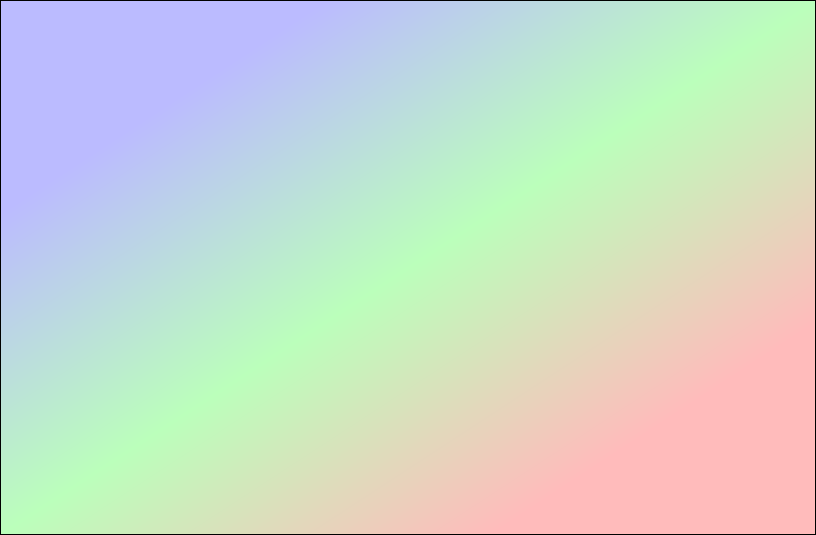
<?xml version="1.0" encoding="UTF-8"?>
<ui version="4.0">
 <class>QtMutualismBreakdownerTestConsumptionFunctionDialog</class>
 <widget class="QDialog" name="QtMutualismBreakdownerTestConsumptionFunctionDialog">
  <property name="geometry">
   <rect>
    <x>0</x>
    <y>0</y>
    <width>816</width>
    <height>535</height>
   </rect>
  </property>
  <property name="windowTitle">
   <string>MutualismBreakdowner</string>
  </property>
  <property name="styleSheet">
   <string notr="true">QDialog {
 background-color: qlineargradient(x1: 0, y1: 0, x2: 1, y2: 1, stop: 0  #bbf, stop: 0.2  #bbf, stop: 0.5 #bfb, stop: 0.8 #fbb, stop: 1 #fbb);
  border: 1px solid black
}

QSpinBox,QDoubleSpinBox,QComboBox { 
  background-color: qlineargradient(x1: 0, y1: 0, x2: 1, y2: 1, stop: 0  #bbb, stop: 1 #fff);
  border: 1px solid black
}

QPushButton
{
  color: #000;
  background-color: qradialgradient(cx: 0.5, cy: 0.5,fx: 0.5, fy: 0.5,radius: 0.5, stop: 0 #fff, stop: 1 #aaa);
  border: 1px solid black
}

QPlainTextEdit {
  font: 18px bold &quot;Courier&quot; courier monospace
}</string>
  </property>
  <layout class="QGridLayout" name="gridLayout">
   <item row="0" column="1">
    <widget class="QwtPlot" name="plot" native="true"/>
   </item>
   <item row="0" column="0">
    <widget class="QWidget" name="widget" native="true">
     <property name="sizePolicy">
      <sizepolicy hsizetype="Maximum" vsizetype="Preferred">
       <horstretch>0</horstretch>
       <verstretch>0</verstretch>
      </sizepolicy>
     </property>
     <layout class="QFormLayout" name="formLayout"/>
    </widget>
   </item>
  </layout>
 </widget>
 <layoutdefault spacing="6" margin="11"/>
 <customwidgets>
  <customwidget>
   <class>QwtPlot</class>
   <extends>QWidget</extends>
   <header>qwt_plot.h</header>
   <container>1</container>
  </customwidget>
 </customwidgets>
 <resources/>
 <connections/>
</ui>
